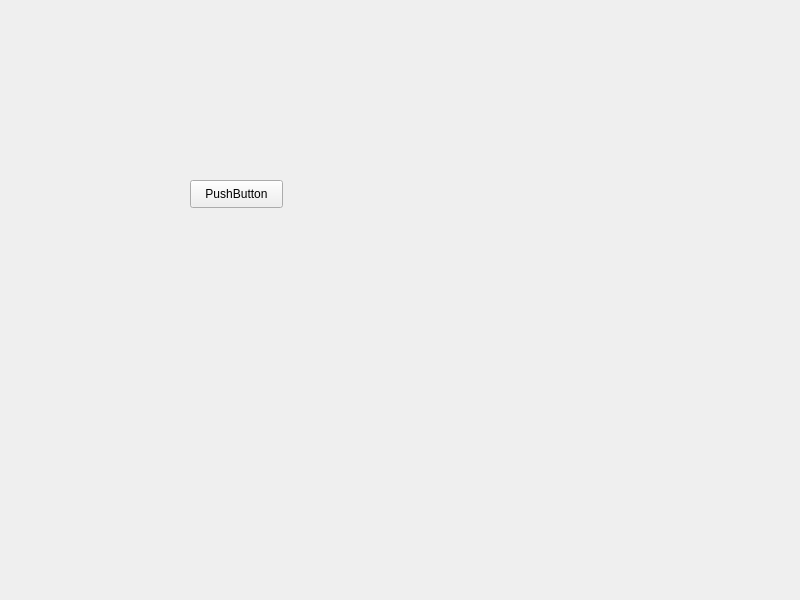
<?xml version="1.0" encoding="UTF-8"?>
<ui version="4.0">
 <class>Widget</class>
 <widget class="QWidget" name="Widget">
  <property name="geometry">
   <rect>
    <x>0</x>
    <y>0</y>
    <width>800</width>
    <height>600</height>
   </rect>
  </property>
  <property name="windowTitle">
   <string>Widget</string>
  </property>
  <widget class="QPushButton" name="pushButton">
   <property name="geometry">
    <rect>
     <x>190</x>
     <y>180</y>
     <width>93</width>
     <height>28</height>
    </rect>
   </property>
   <property name="text">
    <string>PushButton</string>
   </property>
  </widget>
 </widget>
 <resources/>
 <connections/>
</ui>
